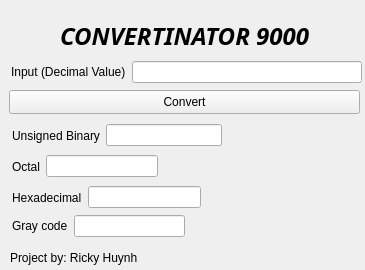
<?xml version="1.0" encoding="UTF-8"?>
<ui version="4.0">
 <class>Widget</class>
 <widget class="QWidget" name="Widget">
  <property name="geometry">
   <rect>
    <x>0</x>
    <y>0</y>
    <width>365</width>
    <height>270</height>
   </rect>
  </property>
  <property name="windowTitle">
   <string>CONVERTINATOR 9000</string>
  </property>
  <property name="autoFillBackground">
   <bool>true</bool>
  </property>
  <property name="styleSheet">
   <string notr="true">font: 9pt &quot;Noto Sans&quot;;</string>
  </property>
  <widget class="QPushButton" name="pushButton">
   <property name="geometry">
    <rect>
     <x>9</x>
     <y>90</y>
     <width>351</width>
     <height>24</height>
    </rect>
   </property>
   <property name="text">
    <string>Convert</string>
   </property>
  </widget>
  <widget class="QLabel" name="label_6">
   <property name="enabled">
    <bool>true</bool>
   </property>
   <property name="geometry">
    <rect>
     <x>60</x>
     <y>20</y>
     <width>251</width>
     <height>31</height>
    </rect>
   </property>
   <property name="font">
    <font>
     <family>Noto Sans</family>
     <pointsize>18</pointsize>
     <italic>true</italic>
     <bold>true</bold>
    </font>
   </property>
   <property name="styleSheet">
    <string notr="true">font: 700 italic 18pt &quot;Noto Sans&quot;;</string>
   </property>
   <property name="text">
    <string>CONVERTINATOR 9000</string>
   </property>
  </widget>
  <widget class="QWidget" name="layoutWidget">
   <property name="geometry">
    <rect>
     <x>11</x>
     <y>61</y>
     <width>351</width>
     <height>27</height>
    </rect>
   </property>
   <layout class="QHBoxLayout" name="horizontalLayout">
    <property name="sizeConstraint">
     <enum>QLayout::SetMaximumSize</enum>
    </property>
    <item>
     <widget class="QLabel" name="label_5">
      <property name="text">
       <string>Input (Decimal Value)</string>
      </property>
     </widget>
    </item>
    <item>
     <widget class="QLineEdit" name="Input1">
      <property name="sizePolicy">
       <sizepolicy hsizetype="Expanding" vsizetype="Fixed">
        <horstretch>100</horstretch>
        <verstretch>0</verstretch>
       </sizepolicy>
      </property>
     </widget>
    </item>
   </layout>
  </widget>
  <widget class="QLabel" name="label_7">
   <property name="geometry">
    <rect>
     <x>10</x>
     <y>250</y>
     <width>141</width>
     <height>16</height>
    </rect>
   </property>
   <property name="text">
    <string>Project by: Ricky Huynh</string>
   </property>
  </widget>
  <widget class="QWidget" name="">
   <property name="geometry">
    <rect>
     <x>12</x>
     <y>122</y>
     <width>210</width>
     <height>27</height>
    </rect>
   </property>
   <layout class="QHBoxLayout" name="horizontalLayout_2">
    <item>
     <widget class="QLabel" name="label">
      <property name="text">
       <string>Unsigned Binary</string>
      </property>
     </widget>
    </item>
    <item>
     <widget class="QLineEdit" name="binout">
      <property name="sizePolicy">
       <sizepolicy hsizetype="Expanding" vsizetype="Fixed">
        <horstretch>0</horstretch>
        <verstretch>0</verstretch>
       </sizepolicy>
      </property>
      <property name="readOnly">
       <bool>true</bool>
      </property>
     </widget>
    </item>
   </layout>
  </widget>
  <widget class="QWidget" name="">
   <property name="geometry">
    <rect>
     <x>12</x>
     <y>153</y>
     <width>146</width>
     <height>27</height>
    </rect>
   </property>
   <layout class="QHBoxLayout" name="horizontalLayout_3">
    <item>
     <widget class="QLabel" name="label_2">
      <property name="text">
       <string>Octal</string>
      </property>
     </widget>
    </item>
    <item>
     <widget class="QLineEdit" name="octout">
      <property name="readOnly">
       <bool>true</bool>
      </property>
     </widget>
    </item>
   </layout>
  </widget>
  <widget class="QWidget" name="">
   <property name="geometry">
    <rect>
     <x>12</x>
     <y>184</y>
     <width>189</width>
     <height>27</height>
    </rect>
   </property>
   <layout class="QHBoxLayout" name="horizontalLayout_4">
    <item>
     <widget class="QLabel" name="label_3">
      <property name="text">
       <string>Hexadecimal</string>
      </property>
     </widget>
    </item>
    <item>
     <widget class="QLineEdit" name="hexout">
      <property name="readOnly">
       <bool>true</bool>
      </property>
     </widget>
    </item>
   </layout>
  </widget>
  <widget class="QWidget" name="">
   <property name="geometry">
    <rect>
     <x>12</x>
     <y>215</y>
     <width>173</width>
     <height>27</height>
    </rect>
   </property>
   <layout class="QHBoxLayout" name="horizontalLayout_5">
    <property name="sizeConstraint">
     <enum>QLayout::SetMaximumSize</enum>
    </property>
    <item>
     <widget class="QLabel" name="label_4">
      <property name="text">
       <string>Gray code</string>
      </property>
     </widget>
    </item>
    <item>
     <widget class="QLineEdit" name="grayout">
      <property name="readOnly">
       <bool>true</bool>
      </property>
     </widget>
    </item>
   </layout>
  </widget>
 </widget>
 <resources/>
 <connections/>
</ui>
